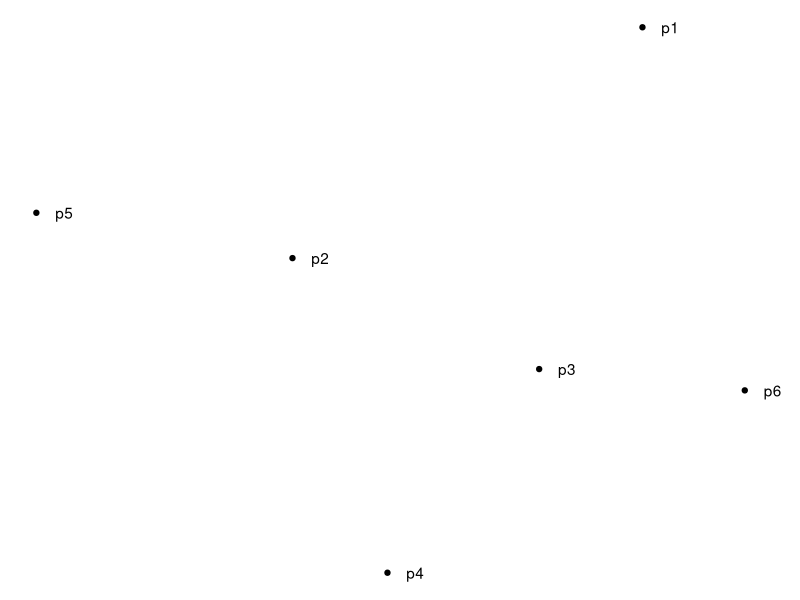

Generate this figure with R: (Note: this script raises an error after producing the figure.)
cat("\014")                     # clears all the variables 
rm(list=ls(all=TRUE))           # remove all variables of the workspace

library(tidyverse)              # data manipulation 
library(dplyr)                  # can be avoided loading tidyverse
library(tidyr)                  # can be avoided loading tidyverse
library(RColorBrewer)           # Pacchetto per creare palette di colori più accattivanti
library(ggplot2)                # data visualization
library(rpart)
library(plyr)
library(partykit)
library(scales)
library(MLmetrics)

df <- read.csv("points.csv", sep=";", dec = ",")
df$labels <- paste(df$punto, "(",df$x,",",df$y,")")

dev.new()
ggplot(data = df, mapping = aes(x = x, y = y, label = punto)) + 
  geom_point()+
  geom_text(hjust = 0, nudge_x = 0.01) +
  theme_void() # white bakground with lines

ggsave("points.png",  width = 3, height = 3 )
dev.off()


dist1 <- dist(df[2:3])          # matrice dell distanze euclidee (da 4 a 99 perchè si calcola su tutti i 19 min di ciascun giorno di df1)
hc_single <- hclust(dist1, method = "single") #cluster gererchico (agglomerativo) con metodo ward
dev.new()
png(file = "single.png", bg = "white", width = 300, heigth = 300)                   # to save automatically image in WD
plot(hc_single, main = "Single link clustering")
# rect.hclust(hc_single, k=3, border="red")
dev.off()

hc_complete <- hclust(dist1, method = "complete") #cluster gererchico (agglomerativo) con metodo ward
dev.new()
png(file = "complete.png", bg = "white")                   # to save automatically image in WD
plot(hc_complete, main = "Complete link clustering")
dev.off()

hc_group <- hclust(dist1, method = "average") #cluster gererchico (agglomerativo) con metodo ward
dev.new()
png(file = "group.png", bg = "white")                   # to save automatically image in WD
plot(hc_group, main = "Group average clustering")
dev.off()

hc_ward <- hclust(dist1, method = "ward.D2") #cluster gererchico (agglomerativo) con metodo ward
dev.new()
png(file = "ward.png", bg = "white")                   # to save automatically image in WD
plot(hc_ward, main = "Ward's clustering")
dev.off()
